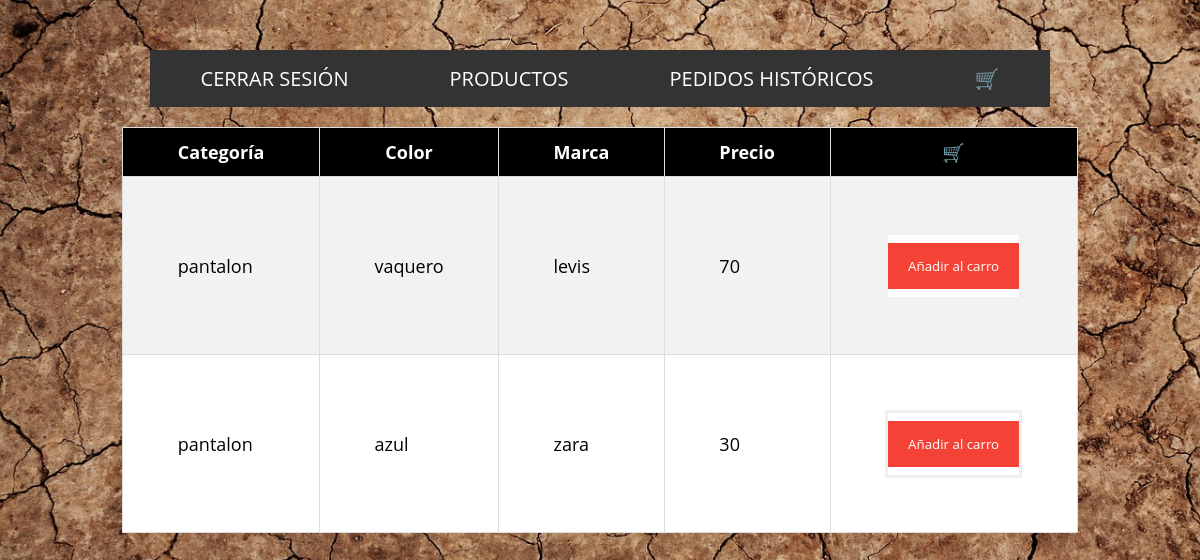
Screenshot of /mostrar_pantalones.php (signed in) with the database file from the repository.
### tables this page shows
CREATE TABLE `productos` (
  `id` int(11) NOT NULL,
  `categoria` varchar(255) NOT NULL,
  `color` varchar(255) NOT NULL,
  `marca` varchar(255) NOT NULL,
  `precio` float NOT NULL
);

### mostrar_pantalones.php (the view, shortened to what this page needs)
<!DOCTYPE html>
<html lang="es">
<head>
    <link rel="stylesheet" href="css/style.css">
</head>
<body id="fondo">
<?php include_once('header.php');?>
<?php
    $servername = "localhost";
    $username = "root";
    $password = "";
    $dbname = "tienda";
    $conn = mysqli_connect($servername, $username, $password, $dbname);
    $sql = "SELECT id, categoria, color, marca, precio FROM productos WHERE categoria='pantalon'";
    $resultado = mysqli_query($conn, $sql);
    echo "<table id='categorias'>";
    echo "<tr><th>Categoría</th><th>Color</th><th>Marca</th><th>Precio</th><th>🛒</th></tr>";
    while ($fila = mysqli_fetch_assoc($resultado)) {
      echo "<tr><td>" . $fila["categoria"] . "</td><td>" . $fila["color"] . "</td><td>" . $fila["marca"] . "</td><td>" . $fila["precio"] . "</td><td><form action='carro.php' method='POST'><input type='hidden' name='id' value='" . $fila["id"] . "'><input type='hidden' name='categoria' value='" . $fila["categoria"] . "'><input type='hidden' name='color' value='" . $fila["color"] . "'><input type='hidden' name='marca' value='" . $fila["marca"] . "'><input type='hidden' name='precio' value='" . $fila["precio"] . "'><button type='submit'>Añadir al carro</button></form></td></tr>";
    }
    echo "</table>";
?>
</body>
</html>

### css/style.css (style rules this page uses)
form { border: 3px solid #f1f1f1; background-color: white; }
button { background-color: #f44336; color: white; padding: 14px 20px; margin: 8px 0; border: none; cursor: pointer; width: 100%; }
form { margin: 10 25%; }
* { margin: 0; padding: 0; box-sizing: border-box; font-family: 'Open Sans'; }
body { background-image: url(../img/fondo.png); background-size: cover; border-collapse: collapse; width: 100%; font-size: 18px; color: black; }
#fondo { background-image: url(../img/fondo.png); background-size: cover; border-collapse: collapse; width: 100%; font-size: 18px; color: white; }
#categorias { font-family: Arial, Helvetica, sans-serif; border-collapse: collapse; list-style: none; display: flex; justify-content: space-around; margin: 20px; }
#categorias td, #categorias th { border: 1px solid #ddd; padding: 54.5px; }
#categorias tr { color: black; background-color: white; }
#categorias tr:nth-child(even) { background-color: #f2f2f2; }
#categorias th { padding-top: 12px; padding-bottom: 12px; text-align: left; background-color: black; color: white; text-align: center; }
* { box-sizing: border-box; }

### rows the page displays
productos: categoria "pantalon", color "vaquero", marca "levis", precio "70"
productos: categoria "pantalon", color "azul", marca "zara", precio "30"
